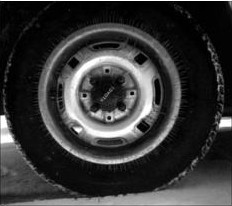
#> input picture Lab 1/Lab 1 - Images/Lab 1 - Images/tire.jpg, 232 x 206 px
$ jupyter execute 'Pre Laboratorium 1.ipynb'   (older library calls are emulated)
#> lines starting #> are read from the running program, lines starting #| are printed output that depends on the picture
### 0. _Import Dependency_
Melakukan _import dependency_ yang diperlukan merupakan langkah awal sebelum melakukan praktikum. Untuk memudahkan mencari _dependency_ apa saja yang telah di-_import_, operasi _import dependency_ dilakukan dalam sebuah _cell_.

#### A. _Install Dependency_
_Install dependency_ tidaklah wajib. Tetapi bisa jadi ada beberapa _dependency_ di bawah ini yang belum terinstall.

#### B. _Import Dependency_

[cell 1]
from skimage import color, exposure, filters, io, morphology, util
from skimage.transform import rescale
import matplotlib.pyplot as plt
import numpy as np
import os
import sys

### 1. _Point Processing_
_Point Processing_ merupakan operasi pemrosesan citra yang melibatkan satu piksel saja. Selanjutnya akan dibahas beberapa teknik _point processing_.

#### A. _Image Negative_
$G_{baru} = 255 - G_{lama}$

[cell 2]
pathFromCurrent = 'Lab 1 - Images/Lab 1 - Images/'
def getPath(fileName):
    return pathFromCurrent + fileName

[cell 3]
print(getPath('tire.jpg'))
i1 = io.imread(getPath('tire.jpg'))
#> i1 is the input picture: shape (206, 232, 3); min 0, max 255, mean 54.7
i2 = 255 - i1

## Gambar 1
plt.subplot(1,2,1)
plt.imshow(i1)
plt.title('Original')
plt.axis('off')

## Gambar 2
plt.subplot(1,2,2)
plt.imshow(i2)
plt.title('Negative')
plt.axis('off')

plt.show()

#### B. _Log Processing_
$s = c \cdot log(l + r)$

$s$ = citra yang dihasilkan oleh _log processing_ \
$c$ = konstanta \
$r$ = citra yang akan ditransformasi
- Memetakan suatu citra dengan range warna sempit menjadi lebih lebar citra _output_-nya.
- Tujuannya untuk ekspansi nilai piksel gelap dan kompresi nilai piksel terang.

[cell 4]
a = i1/255
c1 = 0.5
c2 = 2
f1 = c1*np.log(1 + (a))
f2 = c2*np.log(1 + (a))

## Gambar 1
plt.subplot(1,3,1)
plt.imshow(i1)
plt.title('Original')
plt.axis('off')

## Gambar 2
plt.subplot(1,3,2)
plt.imshow(f1)
plt.title('C = 0.5')
plt.axis('off')

## Gambar 3
plt.subplot(1,3,3)
plt.imshow(f2)
plt.title('C = 2')
plt.axis('off')

plt.show()
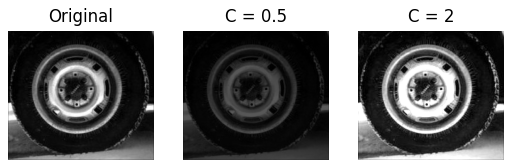
#> figure drawn by matplotlib, 3 panels

#### C. _Gamma Transformation_
$s = c \cdot r^{p}$

$s$ = citra hasil _gamma transformation_ \
$c$ = konstanta \
$p$ = konstanta \
$r$ = citra masukan

[cell 5]
a = i1/255
c = 1
p = [2 ** (i - 2) for i in range(5)]
f = [c * (a ** p[i]) for i in range(5)]
#> f = 5 items
for i in range(len(p)):
    plt.subplot(2,len(p),i+1)
    plt.imshow(f[i])
    plt.title('P = %.2f' % p[i])
    plt.axis('off')
plt.show()

##### D. _Contrast Streching_
- _Contrast stretching_ mengembangkan range level intensitas piksel yang tadinya terbatas sehingga memiliki range intensitas penuh.
- Contoh fungsi yang dapat digunakan adalah citra masukan yang _gray level_-nya tidak penuh dari $0-255$ (_low contrast_) diubah menjadi citra yang _gray level_-nya berkisar penuh dari $0-255$ (_high contrast_)

[cell 6]
i3 = io.imread(getPath('dark_tire.jpg'))
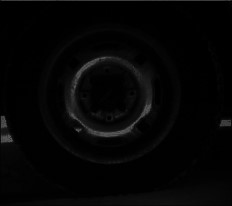
#> input picture Lab 1/Lab 1 - Images/Lab 1 - Images/dark_tire.jpg, 232 x 206 px
#> i3 is the input picture: shape (206, 232, 3); min 0, max 95, mean 4.8
mn = min(i3.flatten())
#> mn = 0
mx = max(i3.flatten())
#> mx = 95
b = int(np.floor(255 / (mx-mn)))
#> b = 2
i3_cs = (i3 - mn) * b

## Gambar 1
plt.subplot(1,2,1)
plt.imshow(i3)
plt.title('Original')
plt.axis('off')

## Gambar 2
plt.subplot(1,2,2)
plt.imshow(i3_cs)
plt.title('Contrast Stretching')
plt.axis('off')

plt.show()

#### E. _Image Histogram_
Histogram merupakan suatu teknik domain spasial yang mampu memberikan deskripsi global pada tampilan citra.

[cell 7]
## Gambar 1
gray = util.img_as_ubyte(color.rgb2gray(i3))
plt.title('Original Dark Tire Image')
plt.subplot(1,2,1)
plt.hist(gray.flatten(), 256, range=(0,256))

## Gambar 2
gray2 = util.img_as_ubyte(color.rgb2gray(i3_cs))
plt.subplot(1,2,2)
plt.hist(gray2.flatten(), 256, range=(0,256))

plt.show()
#> figure, not shown here; panel 1: tallest bar 15044 high, from x = 1 to 2; panel 2: tallest bar 15044 high, from x = 2 to 3

#### F. _Histogram Equalization_
- Mengubah pemetaan _gray level_ agar sebarannya (kontrasnya) lebih menyebar pada kisaran $0-255$
- _Histogram equalization_ digunakan untuk mengubah bentuk histogram agar pemetaan _gray level_ pada citra juga berubah.

[cell 8]
eq_i3 = exposure.equalize_hist(i3)
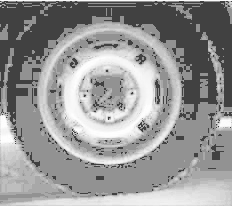
#> eq_i3: shape (206, 232, 3) float64; min 0.259, max 1, mean 0.591

plt.subplots(figsize=(20,10))
## Gambar 1
plt.subplot(2,2,1)
plt.imshow(i3)
plt.title('Original')
plt.axis('off')

## Histogram Gambar 1
plt.subplot(2,2,2)
plt.hist(i3.flatten(), 256, range=(0,256))
plt.title('Histogram - Original')

## Gambar 2
plt.subplot(2,2,3)
plt.imshow(eq_i3)
plt.title('Histogram Equalization')
plt.axis('off')

## Histogram Gambar 2
plt.subplot(2,2,4)
plt.hist(eq_i3.flatten(), 256, range=(0,256))
plt.title('Histogram - Histogram Equalization')

# [5 lines of commented-out code are left out]
plt.show()
#> figure, not shown here; panel 2: tallest bar 45132 high, from x = 1 to 2; panel 4: tallest bar 143373 high, from x = 0 to 1

#### G. _Image Subtraction_
Dilakukan jika ingin mengambil bagian tertentu saja dari citra.

[cell 9]
i1 = io.imread(getPath('original.jpg'))
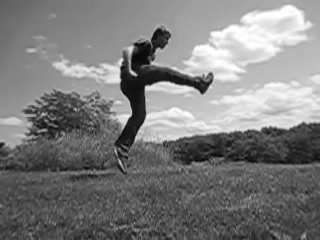
#> input picture Lab 1/Lab 1 - Images/Lab 1 - Images/original.jpg, 320 x 240 px
#> i1 is the input picture: shape (240, 320); min 4, max 255, mean 125.1
i2 = io.imread(getPath('background.jpg'))
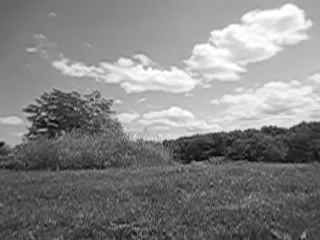
#> input picture Lab 1/Lab 1 - Images/Lab 1 - Images/background.jpg, 320 x 240 px
#> i2 is the input picture: shape (240, 320); min 5, max 255, mean 132.1
i_subs = np.subtract(i1, i2, dtype='int16')
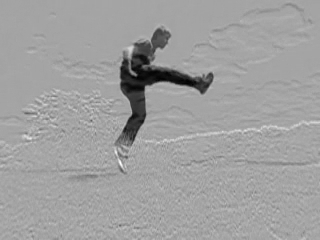
#> i_subs: shape (240, 320) int16; min -236, max 129, mean -7; drawn with min black and max white

plt.subplots(figsize=(20,20))

## Gambar 1
plt.subplot(1,3,1)
plt.imshow(i1, cmap='gray')
plt.title('Gambar 1')
plt.axis('off')

## Gambar 2
plt.subplot(1,3,2)
plt.imshow(i2, cmap='gray')
plt.title('Gambar 2')
plt.axis('off')

## Gambar 3
plt.subplot(1,3,3)
plt.imshow(i_subs, cmap='gray')
plt.title('Gambar 1 - Gambar 2')
plt.axis('off')

plt.show()

### 2. _Mask Processing_
- _Mask processing_ sering juga disebut dengan **_image filtering_**.
- Operasi lain ini mempertimbangkan intensitas piksel dalam _neighborhood_ dan koefisien filter yang berdimensi sama dengan _neighborhood_.
- Filter pada dasarnya adalah sebuah metode untuk meredam dan menghilangkan _noise_ pada citra digital.
- Terdapat 2 jenis filter spasial: **_smoothing filter_** dan **_sharpening filter_**.

#### A. _Smoothing Filter_
- _Smoothing_ digunakan untuk mengaburkan citra dan mereduksi _noise_.
- Biasa dilakukan saat _pre-processing_ citra.
- Efek positif: Mereduksi _noise_ dan detail yang tidak relevan dalam suatu citra.
- Efek negatif: Pengaburan _edge_.
- Bisa dilakukan dengan menggunakan linear filter ataupun non linear filter.

##### **1) Linear Filter**
Metode yang digunakan: **_korelasi_** atau **_konvolusi_** (perkalian setiap piksel di lingkungan dengan koefisien yang sesuai dan menjumlahkan hasil untuk mendapatkan respon pada setiap titik $(x,y)$)

Berikut beberapa macam filter linear yang dibahas pada Lab ini:
- **_Average Filter_** \
Mengganti intensitas tiap piksel dalam citra dengan rata-rata intensitas pada _neighborhood_.

[cell 10]
i_tire = io.imread(getPath('tire.jpg'))
gray = color.rgb2gray(i_tire)
fi = filters.rank.mean(gray,selem=morphology.square(4))

plt.subplots(figsize=(10,10))
## Gambar 1
plt.subplot(1,2,1)
plt.imshow(gray, cmap='gray')
plt.title('Original')
plt.axis('off')

## Gambar 2
plt.subplot(1,2,2)
plt.imshow(fi, cmap='gray',vmin=0, vmax=255)
plt.title('Averaged Filter')
plt.axis('off')

plt.show()

- **_Gaussian Filter_** \
Mengganti intensitas tiap piksel dalam citra dengan hasil _image filtering_ dari operasi konvolusi antara intensitas tiap piksel dalm citra dengan distribusi _Gaussian_. \
Contoh langkah-langkah diterapkannya _Gaussian Filter_ pada suatu gambar berwarna:
    1. Gambar diperkecil hingga $5 \times 5$ dan diekstraksi/direpresentasikan ke dalam matriks

    $$\begin{bmatrix}
    123 & 123 & 156 & 156 & 106 \\
    115 & 123 & 177 & 154 & 101 \\
    121 & 90  & 126 & 113 & 146 \\
    106 & 77  & 110 & 118 & 174 \\
    104 & 56  & 128 & 176 & 110
    \end{bmatrix}$$

    2. Menggunakan penentuan filter/_mask_ yang ditentukan dengan distribusi Gaussian 2D. Contohnya menggunakan kernel berukuran $3 \times 3$.

    $$\begin{bmatrix}
    0.075 & 0.124 & 0.075 \\
    0.124 & 0.204 & 0.124 \\
    0.075 & 0.124 & 0.075
    \end{bmatrix}$$

    3. Melakukan _image filtering_ dengan menerapkan operasi konvolusi sebagai berikut:
    $h(m,n) = (123 \times 0.075) + (123 \times 0.124) + (156 \times 0.075) + (115 \times 0.124) + (123 \times 0.204) + (177 \times 0.124) + (121 \times 0.075) + (90 \times 0.124) + (126 + 0.075)$ \
    sehingga menghasilkan:

    $$\begin{bmatrix}
    0   & 0   & 0   & 0   & 0 \\
    0   & 127 & 142 & 139 & 0 \\
    0   & 112 & 122 & 133 & 0 \\
    0   & 96  & 111 & 133 & 0
    0   & 0   & 0   & 0   & 0
    \end{bmatrix}$$

Contoh penerapan kode _Gaussian Filtering_ pada gambar lain:

[cell 11]
fi = util.img_as_ubyte(filters.gaussian(gray, sigma=1))

plt.subplots(figsize=(10,10))
## Gambar 1
plt.subplot(1,2,1)
plt.imshow(gray, cmap='gray')
plt.title('Original')
plt.axis('off')

## Gambar 2
plt.subplot(1,2,2)
plt.imshow(fi, cmap='gray')
plt.title('Gaussian Filtered (sigma = 1)')
plt.axis('off')

plt.show()

##### **2) Non Linear Filter**
- Responnya didasarkan pada pengurutan (ranking) dari intensitas piksel-piksel yang dilingkup oleh filter.
- Selanjutnya, intensitas piksel pada pusat filter diganti dengan intensitas hasil pengurutan.
- Filter _non-linear_ memiliki lebih banyak keunggulan dibandingkan filter _linear_ dengan ukuran filter yang sama.

Berikut beberapa macam filter nonlinear yang dibahas pada Lab ini:
- **Median Filter**
    - Mengganti intensitas piksel pada pusat filter dengan median dari intensitas _neighborhood_.
    - Efektif untuk menghilangkan _impulse noise/salt-pepper noise_.
    - Intensitas piksel dalam _neighborhood_ diurutkan &#8594; menentukan nilai media &#8594; mengganti intensitas piksel pada pusat _neighborhood_ dengan median.

[cell 12]
noise = util.img_as_ubyte(util.random_noise(gray,mode='s&p',salt_vs_pepper=0.02))
fi = filters.rank.median(noise, selem=morphology.square(4))

plt.subplots(figsize=(8,8))
## Gambar 1
plt.subplot(1,3,1)
plt.imshow(gray, cmap='gray')
plt.title('Original')
plt.axis('off')

## Gambar 2
plt.subplot(1,3,2)
plt.imshow(noise, cmap='gray')
plt.title('Noisy')
plt.axis('off')

## Gambar 3
plt.subplot(1,3,3)
plt.imshow(fi, cmap='gray')
plt.title('Median Filtered')
plt.axis('off')

plt.show()

- **Minimum Filter**
    - Mengganti intensitas piksel pada pusat filter dengan minimum dari intensitas _neighborhood_.
    - Biasa digunakan untuk menghilangkan _positive outlier noise_.

[cell 13]
fi = filters.rank.minimum(gray, selem=morphology.square(4))

plt.subplots(figsize=(8,8))
## Gambar 1
plt.subplot(1,3,1)
plt.imshow(gray, cmap='gray')
plt.title('Original')
plt.axis('off')

## Gambar 2
plt.subplot(1,3,2)
plt.imshow(noise, cmap='gray')
plt.title('Noisy')
plt.axis('off')

## Gambar 3
plt.subplot(1,3,3)
plt.imshow(fi, cmap='gray')
plt.title('Minimum Filtered')
plt.axis('off')

plt.show()

- **Maximum Filter**
    - Mengganti intensitas piksel pada pusat filter dengan maksimum dari intensitas _neighborhood_.
    - Biasa digunakan untuk menghilangkan _negative outlier noise_.

[cell 14]
fi = filters.rank.maximum(gray, selem=morphology.square(4))

plt.subplots(figsize=(8,8))
## Gambar 1
plt.subplot(1,3,1)
plt.imshow(gray, cmap='gray')
plt.title('Original')
plt.axis('off')

## Gambar 2
plt.subplot(1,3,2)
plt.imshow(noise, cmap='gray')
plt.title('Noisy')
plt.axis('off')

## Gambar 3
plt.subplot(1,3,3)
plt.imshow(fi, cmap='gray')
plt.title('Maximum Filtered')
plt.axis('off')

plt.show()

#### B. _Sharpening Filter_
- _Sharpening_ digunakan untuk menonjolkan detail dalam citra atau untuk mempertajam detail dalam citra atau untuk mempertajam detail yang kabur.
- Biasa dilakukan saat _pre-processing_ citra.
- Kebalikan dari _smoothing_ yang dilakukan dengan rata-rata (dengan integrasi), _sharpenign_ dapat dilakukan dengan **derivatif** (penurunan).
    - **Robert, Prewitt, Sobel (_Edge Detection_)** \
      **_Edge Detection_** menghasilkan tepi-tepi dari objek citra. Suatu titik $(x,y)$ dikatakan sebagai tepi (_edge_) dari suatu citra apabila mempunyai perbedaan yang tinggi dengan tetangganya.
        - **Roberts**: Teknik diferensial pada arah horizontal dan diferensial pada arah vertikal, dengan ditambahkan proses konvensi biner setelah dilakukan diferensial. Kernal filter yang digunakan dalam metode Roberts:
        $H = \begin{bmatrix}-1 & 1\end{bmatrix}\text{ dan }H = \begin{bmatrix}-1 \\ 1\end{bmatrix}$
        - **Prewitt**: Pengembangan metode Robert dengan menggunakan filter HPF (_High Pass Filter_) yang diberi satu angka nol penyangga. Metode ini mengambil prinsip dari fungsi laplacian yang dikenal sebagai fungsi untuk membangkitkan HPF. Kernel _filter_ yang digunakan dalam metode Prewitt:
        $$ H = \begin{bmatrix}
        -1 & 0 & 1 \\
        -1 & 0 & 1 \\
        -1 & 0 & 1
        \end{bmatrix} \text{ dan } H = \begin{bmatrix}
        -1 & -1 & -1 \\
        0  & 0  & 0  \\
        1  & 1  & 1
        \end{bmatrix}$$
        - **Sobel**: Pengembangan metode Sobel dengan menggunakan filter HPF (_High Pass Filter_) yang diberi suatu satu angka nol penyangga. Kelebihannya adalah kemampuan untuk mengurangi _noise_ sebelum melakukan perhitungan deteksi tepi. Kernal _filter_ yang digunakan dalam metode Sobel:
        $$ H = \begin{bmatrix}
        -1 & 0 & 1 \\
        -2 & 0 & 2 \\
        -1 & 0 & 1
        \end{bmatrix} \text{ dan } H = \begin{bmatrix}
        -1 & -2 & -1 \\
        0  & 0  & 0  \\
        1  & 2  & 1
        \end{bmatrix}$$

[cell 15]
butterfly = io.imread(getPath('butterfly.jpg'))
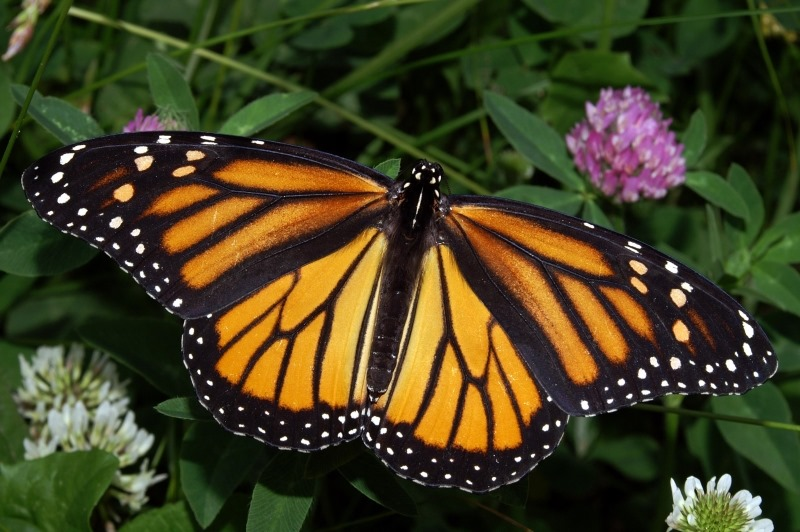
#> input picture Lab 1/Lab 1 - Images/Lab 1 - Images/butterfly.jpg, 800 x 532 px
#> butterfly is the input picture: shape (532, 800, 3); mean R, G, B 66.8, 63.4, 33
butterfly_gray = color.rgb2gray(butterfly)
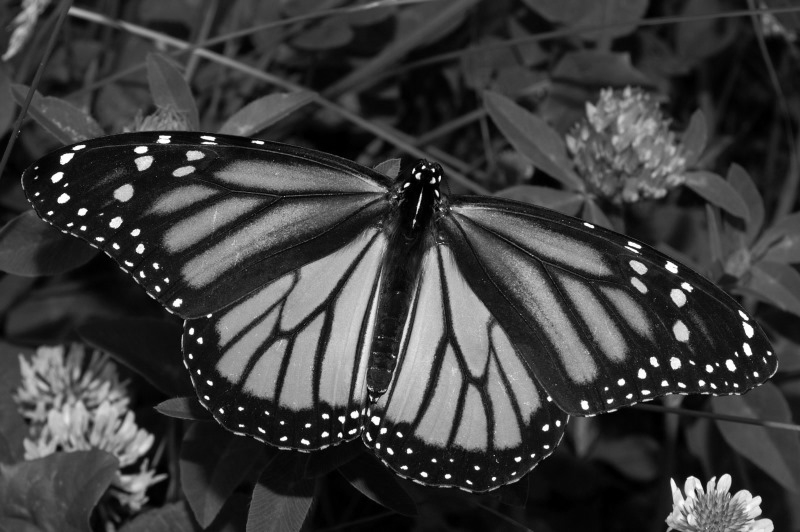
#> butterfly_gray: shape (532, 800) float64; min 0, max 1, mean 0.243
ed1 = util.img_as_ubyte(filters.prewitt(butterfly_gray))
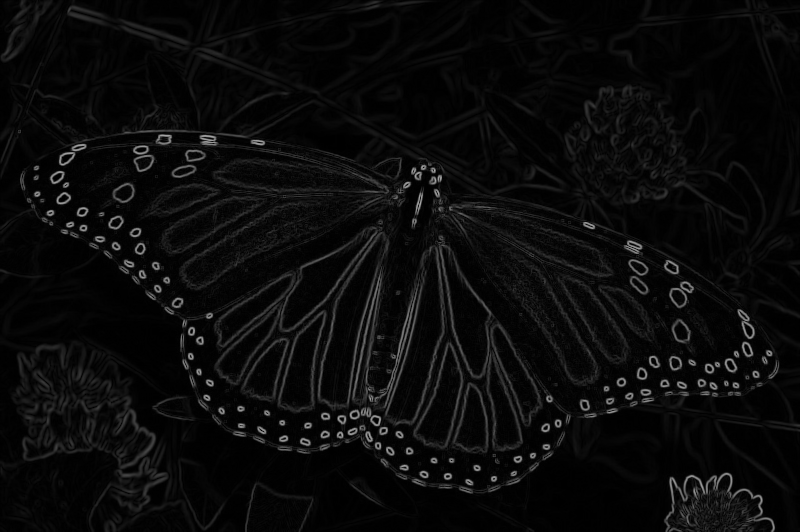
#> ed1: shape (532, 800); min 0, max 168, mean 10.6
ed2 = util.img_as_ubyte(filters.sobel(butterfly_gray))
ed3 = util.img_as_ubyte(filters.roberts(butterfly_gray))

plt.subplots(figsize=(10,10))

## Gambar 1
plt.subplot(2,2,1)
plt.imshow(butterfly, cmap='gray')
plt.title('Original')
plt.axis('off')

## Gambar 2
plt.subplot(2,2,2)
plt.imshow(ed1, cmap='gray')
plt.title('Prewitt Filtered')
plt.axis('off')

## Gambar 3
plt.subplot(2,2,3)
plt.imshow(ed2, cmap='gray')
plt.title('Sobel Filtered')
plt.axis('off')

## Gambar 4
plt.subplot(2,2,4)
plt.imshow(ed3, cmap='gray')
plt.title('Roberts Filtered')
plt.axis('off')

plt.show()

##### Sharpenig Image

[cell 16]
tire_gray = color.rgb2gray(i_tire)
fi = filters.rank.mean(gray, selem=morphology.square(3))
sh = [filters.unsharp_mask(fi, radius=x) for x in range(1,7)]
#> sh = 6 items

plt.subplots(figsize=(10,10))
## Gambar 1
plt.subplot(1,3,1)
plt.imshow(i_tire, cmap='gray')
plt.title('Original')
plt.axis('off')

## Gambar 2
plt.subplot(1,3,2)
plt.imshow(fi, cmap='gray')
plt.title('Blurred')
plt.axis('off')

## Gambar 3
plt.subplot(1,3,3)
plt.imshow(sh[0], cmap='gray')
plt.title('Sharpened')
plt.axis('off')

plt.show()
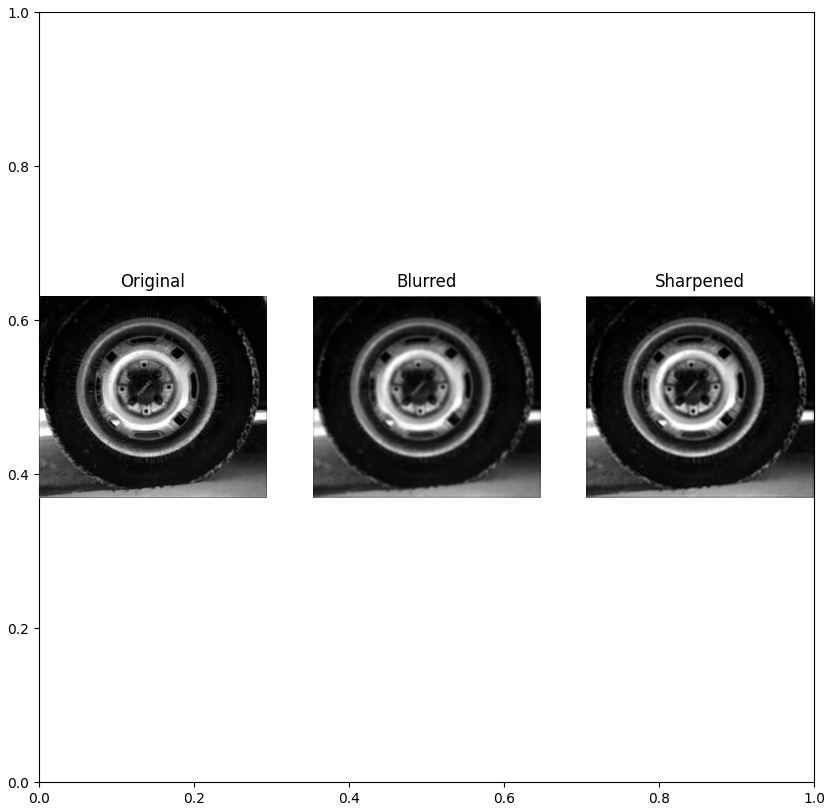
#> figure drawn by matplotlib, 3 panels
